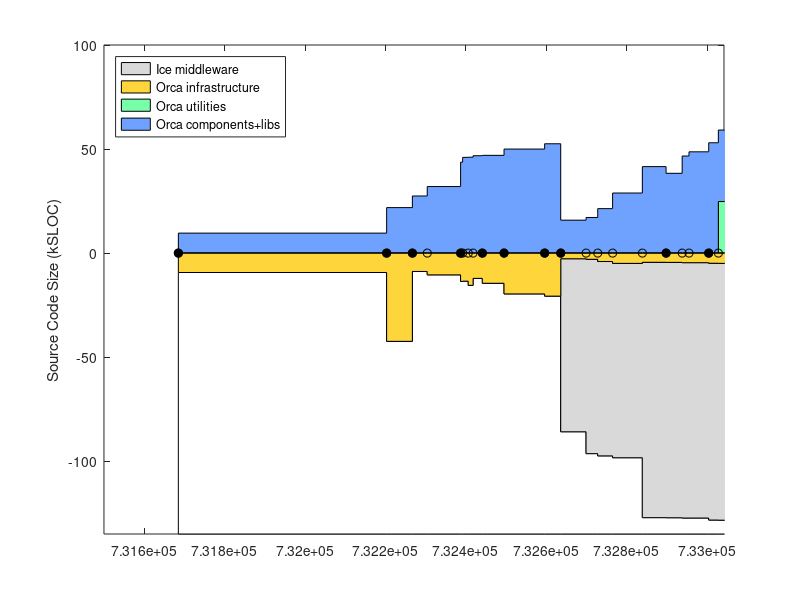

The MATLAB source for this figure: (Note: this script raises an error after producing the figure.)
% keep track of orca project size using sloccount
clear all

% include/* except: include/{Freeze IceSSL IcePatch2}
% src/{Ice Slice IceGrid icecpp IceStorm slice2cpp IceUtil IceBox IceXML}
Sice212 = [
(7842-1000) + (22093+18419+11499+10568+4392+4200+4252+567+316)
];
Sice301 = [
(8164-1000) + (23018+19384+19169+10596+4479+4343+4308+622+319)
];
% same as above, but now also add Java:
% src/{IceInternal Ice IceUtil IceBox}
Sice310 = [
(8810-1200) + (24275+20494+22689+10587+4569+4877+4770+667+319) + (13190+6915+1262+493)
];
Sice311 = [
(8950-1275) + (24511+20505+22898+10590+4600+4884+4782+683+323) + (13266+6929+1262+504)
];
Sice320 = 1.02*Sice311;

% for comparison, ASN
Sasn = 90433;

% indeces
iyy=1;
imm=2;
idd=3;
iver=4;
isub=5;
ibase=6;
icomp=7;
iutil=8;

Sorca = [ ...
% YY    MM  DD  ?   SUB     BASE        COMP           UTILS        VERSION
% 0.8.6: a single distro, divide in halves arbitrarily
2003    4   14  1   0       18930/2     18930/2             0;      % 0.8.6 (last change in doc/ChangeLog
% BASE: orca-base
% COMP: orca-components
2004    9   13  1   0       42543       21726               0;      % 0.11.0
2004    11  16  1   0       8963        27310               0;      % 0.12.0
2004    12  23  0   0       10596       31845               0;      % 0.12.1
2005    3  16   1   0       13767       43576               0;      % 0.13.0
2005    3  21   0   0       13620       45874               0;      % 0.13.1
2005    4   4   0   0       15630       45944               0;      % 0.13.2
2005    4   16  0   0       12283       46666               0;      % 0.13.3
2005    5   9   1   0       14639       46837               0;      % 0.14.0
2005    7   2   1   0       19751       49854               0;      % 0.15.0
2005    10  11  1   0       20818       52408               0;      % 1.0.0
% BASE: just orcaice w/out test + interfaces/slice
% COMP: comp + util - orcaice 
2005    11  20  1   Sice212 2320+530    9226+8781-2320      0;      % 2.0.0-rc1
2006    1   22  0   Sice301 2511+596    9801+9695-2511      0;      % 2.0.0-rc2
2006    2   20  0   Sice301 3369+813    9867+14734-3369     0;      % 2.0.0-rc3
2006    3   29  0   Sice301 4022+1052   14625+18131-4022    0;      % 2.0.0-rc4
2006    6   11  0   Sice310 3439+1116   19999+24867-3439    0;      % 2.0.0-rc5
2006    8   9   1   Sice310 3482+1116   19979+21711-3482    0;      % 2.0.0
2006    9   18  0   Sice310 3647+1094   19317+30847-3647    0;      % 2.0.1
2006    10  5   0   Sice310 3644+1094   20384+31798-3644    0;      % 2.0.2
2006    11  23  1   Sice311 3831+1178   21408+35311-3831    0;      % 2.1.0
% BASE: cd src; sloccount libs/orcaice/ MINUS sloccount libs/orcaice/test PLUS sloccount interfaces/slice
% COMP: cd src; sloccount components/ libs/ MINUS sloccount libs/orcaice/ libs/orcaq* libs/orcalog* libs/orcaprobe*
% UTIL: cd src; sloccount utils libs/orcaq* libs/orcalog* libs/orcaprobe*
2006    12  17  0   Sice311 5615-1784+1240  60241-25885     24644;  % 2.1.1
2007    1   20  1   Sice320 6156-1903+1240  66427-28310     27387   % 2.1.2
];
Vorca ={'0.8.6', '0.11.0', '0.12.0', '0.12.1', '0.13.0', '0.13.1', '0.13.2', '0.13.3', '0.14.0', '0.15.0', '1.0.0', ...
    '2.0.0-rc1', '2.0.0-rc2', '2.0.0-rc3', '2.0.0-rc4', '2.0.0-rc5', '2.0.0', '2.0.1', '2.0.2', '2.1.0', '2.1.1', '2.1.2' }';

% add a dummy release just for display
Sorca(end+1,:) = Sorca(end,:);
Sorca(end,imm) = Sorca(end,imm)+1;
Sorca(end,iver) = 0;
Vorca{end+1} = 'dummy';

% convert dates
Torca = datenum(Sorca(:,iyy),Sorca(:,imm),Sorca(:,idd));

% 2nd digit releases
i2 = (Sorca(:,iver)==1);
Torca2 = Torca(i2);
Vorca2 = Vorca(i2);

Splayer = [ 
% YY    MM  DD  ?   SUB     BASE                COMP           VERSION
% BASE: (server-drivers)+client_libs
% COMP: drivers + utils
2002    12 04   1  0    (17331-12037)+9188      12037+2685;    % 1.3.1
2003    7  15   1  0    (30452-24334)+12458     24334+3064;    % 1.4rc1
2003    12 07   1  0    (37378-30947)+13110     30947+9633;    % 1.4rc2
2004    5  31   1  0    (49225-42643)+13664     42643+3550;    % 1.5
2004    11 12   1  0    (50758-43190)+13545     43190+4479;    % 1.6
2005    1  31   0  0    (52069-44517)+13576     44517+4662;    % 1.6.2
2005    7  28   0  0    (53348-45686)+14300     45686+5188;    % 1.6.5
% BASE: (libplayercore-./bindings) + client_libs + (libplayertcp-./bindings)
% note: libplayerxdr is autogenerated
% COMP: server + utils
2005    10 25   0  0    (4866-0)+7560+(1391-0)  46474+5725         % 2.0pre7
2006    2  28   1  0    (52739-47749)+8513+(2740-1291)  48764+5940 % 2.0.0
2006    3  25   1  0    (53957-48912)+8909+(2740-1291)  47069+5964 % 2.0.1
2006    6  9    1  0    (56741-51546)+9575+(2767-1319)  51983+9438 % 2.0.2
2006    9  26   1  0    (56741-51546)+9880+(2767-1319)  54613+9475 % 2.0.3
];
Tplayer = datenum(Splayer(:,1),Splayer(:,2),Splayer(:,3));

Smax = 135;
d0 = [Torca Torca]'; d0=d0(:); d0(1)=[];
d1 = Smax-Sorca(:,isub)-Sorca(:,ibase); d1 = [d1 d1]'; d1=d1(:); d1(end)=[];
d2 = Sorca(:,isub); d2 = [d2 d2]'; d2=d2(:); d2(end)=[];
d3 = Sorca(:,ibase); d3 = [d3 d3]'; d3=d3(:); d3(end)=[];
d4 = Sorca(:,icomp); d4 = [d4 d4]'; d4=d4(:); d4(end)=[];
d5 = Sorca(:,iutil); d5 = [d5 d5]'; d5=d5(:); d5(end)=[];

figure(1), clf
ha=area( d0, [d1 d2 d3 d5 d4]/1e3, -Smax ); hold on
plot( Torca, 0*Torca, 'k-o' )
h2=plot( Torca2, 0*Torca2, 'ko' );
set(h2,'markerfacecolor','k')
ylabel('Source Code Size (kSLOC)')

set(ha(1),'facecolor',1*[1 1 1]);
set(ha(2),'facecolor',.85*[1 1 1]);
set(ha(3),'facecolor',min(255,[255 153 0]+60)/255);
set(ha(4),'facecolor',min(255,[60 255 109]+60)/255);
set(ha(5),'facecolor',min(255,[51 102 255]+60)/255);
ha(1)=[];
legend(ha,'Ice middleware','Orca infrastructure', 'Orca utilities','Orca components+libs', 'Location','NorthWest')
%  xlim(datenum([2004;2005],[7;7],[1;1]) )
ylim([-Smax 100])
ax=axis;
xlim( [ax(1) datenum([2006 12 31])] )
ax=axis;
% label releases
mark('x', Torca2 )
i2odd = (1:2:length(Torca2));
ht = text(Torca2(i2odd)+5,.04*ax(4)*ones(length(i2odd),1),Vorca2(i2odd));
set(ht,'fontsize',8)
i2even = (2:2:length(Torca2));
ht = text(Torca2(i2even)+5,.08*ax(4)*ones(length(i2even),1),Vorca2(i2even));
set(ht,'fontsize',8)
datetick( 'x', 12 )
hp = plot( Tplayer, -Splayer(:,ibase)/1e3, 'k--o', Tplayer, Splayer(:,icomp)/1e3, 'k--o' );
set(hp, 'color', .5*[1 1 1] )
hpt = text( Tplayer(2), -Splayer(2,ibase)/1e3-8, 'Player infrastructure');
set(hpt, 'color', .5*[1 1 1] )
hpt = text( Tplayer(2), Splayer(2,icomp)/1e3-5, 'Player "components+utils"');
set(hpt, 'color', .5*[1 1 1] )
%mark('y', Dasn(1,1)/1e3 );
%text( datenum([2003 5 1]), Dasn(1,1)/1e3, 'ASN')
xlabel('Releases')
title('http://orca-robotics.sf.net')

ht=text(datenum(2003,7,1),-Smax+10, '*   generated using David A. Wheeler`s SLOCCount' );
set(ht,'fontsize',8)
ht=text(datenum(2003,7,1),-Smax+5, '** see data in [ORCA2]/scripts/matlab/sloccount/slocs.m' );
set(ht,'fontsize',8)

return
wpos = get(gcf,'position')
ppos = get(gcf,'paperposition')
ppos(4) = wpos(4) * ppos(3)/wpos(3);
ppos
set(gcf,'paperposition', ppos );
print -dpng 'release_sloc_hist'

set(gca,'xtick',Torca2, 'xticklabel', v2)
mark('x',2005)
text(2005,0,'2005')
